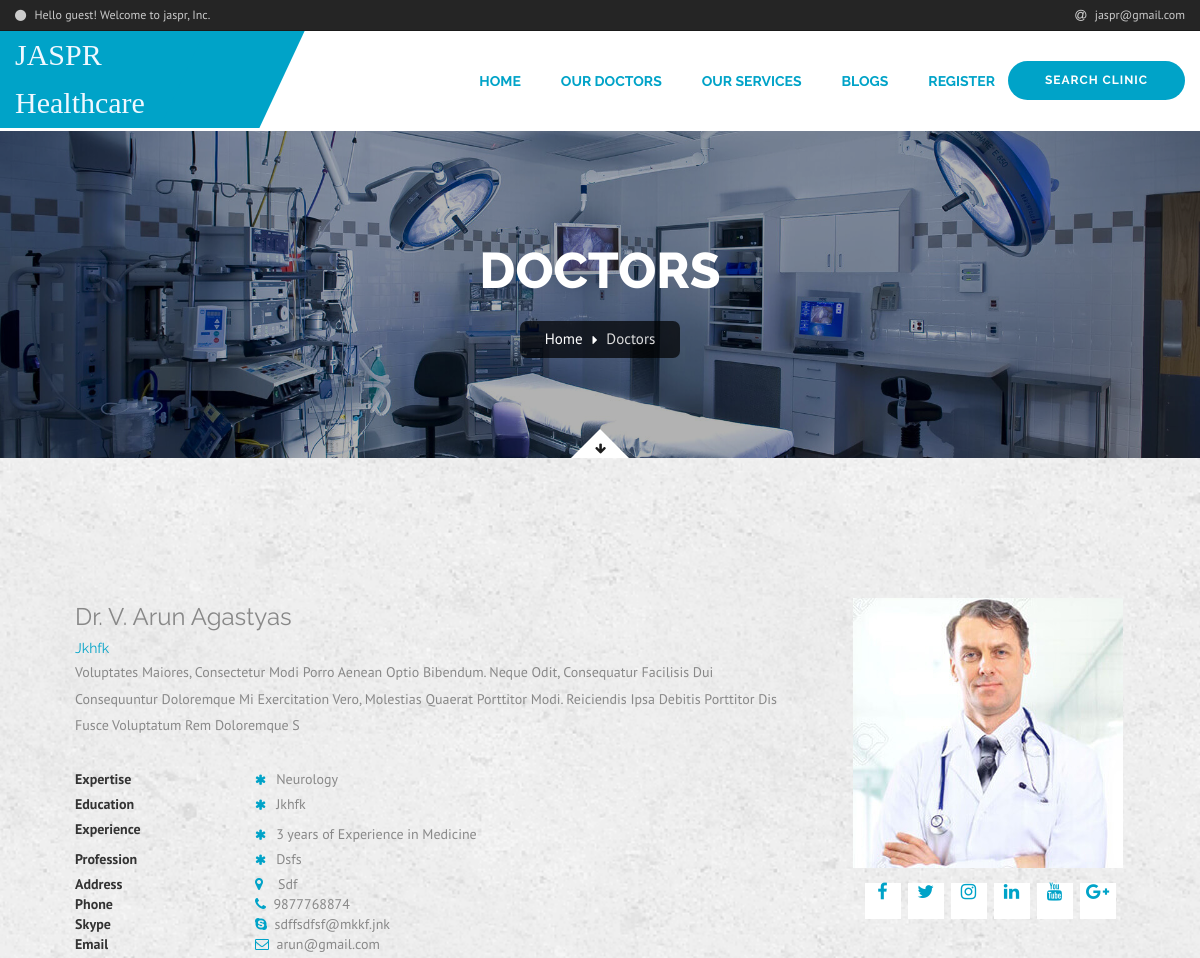
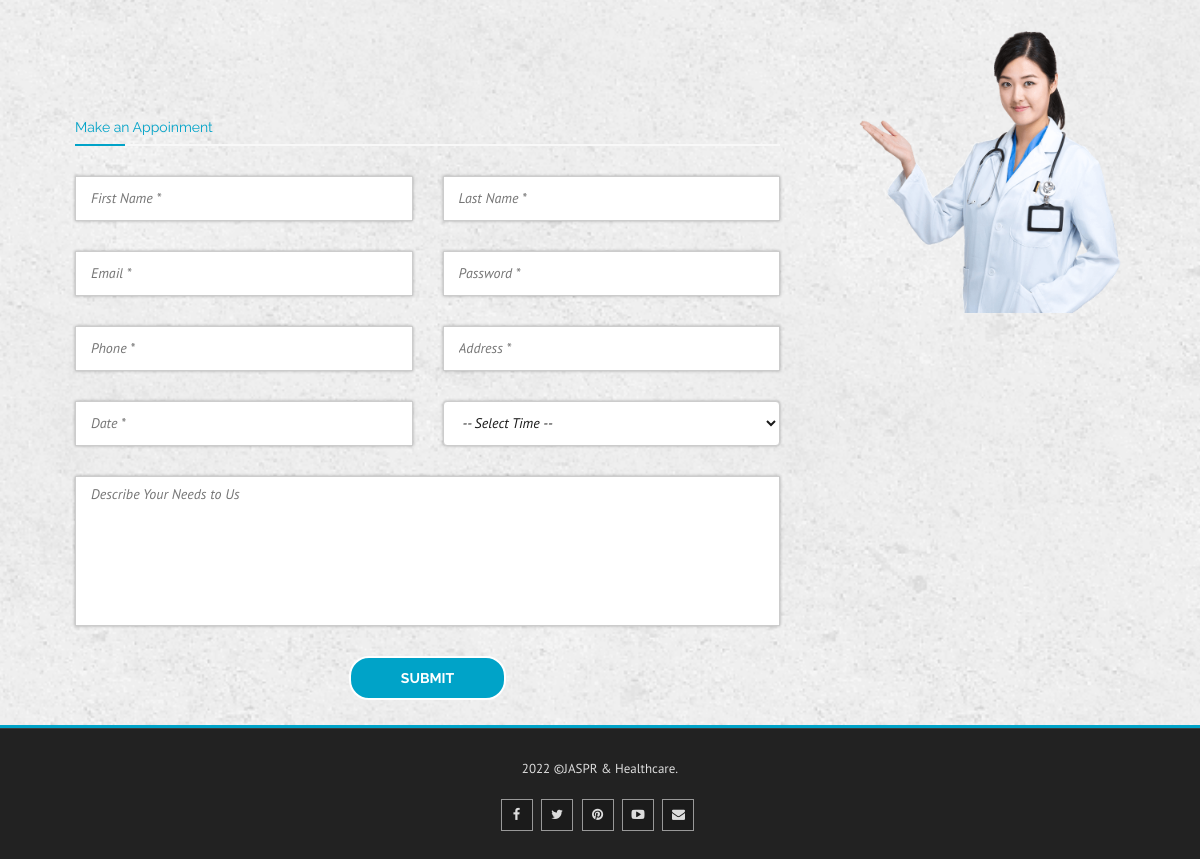
Screenshot of /doctor_details.php?id=9 with the database file from the repository (2 pictures, top to bottom).
### tables this page shows
CREATE TABLE `doctors` (
  `id` int(10) UNSIGNED NOT NULL,
  `department_name` varchar(255) NOT NULL,
  `doctor_name` varchar(255) NOT NULL,
  `description` text NOT NULL,
  `doctor_image` text NOT NULL,
  `education` varchar(255) NOT NULL,
  `experience` int(11) NOT NULL,
  `profession` varchar(255) NOT NULL,
  `address` varchar(255) NOT NULL,
  `mobile` bigint(20) NOT NULL,
  `email` varchar(255) NOT NULL,
  `password` varchar(255) NOT NULL,
  `skype` varchar(255) NOT NULL,
  `working_days` varchar(20) NOT NULL,
  `status` enum('Available','Not Available') NOT NULL DEFAULT 'Not Available',
  `created_at` datetime NOT NULL DEFAULT current_timestamp(),
  `updated_at` timestamp NOT NULL DEFAULT current_timestamp()
);

### doctor_details.php (the view, shortened to what this page needs)
 <?php include "includes/header.php" ?> <html>
<link href="css/bootstrap.min.css" rel="stylesheet">
<link href="css/style.css" rel="stylesheet">
<link href="css/bootstrap-margin-padding.css" rel="stylesheet">
<link href="css/responsive.css" rel="stylesheet">
<link href="vendor/jquery-ui/jquery-ui.css" rel="stylesheet">
<link href="vendor/time-picker/jquery.timepicker.css" rel="stylesheet">
    <section class="page-title"  data-bg-img="images/background/page-title-1.jpg ">
        <div class="auto-container">
            <h1>Doctors</h1>
            <ul class="bread-crumb">
            	<li><a href="index.php">Home</a></li>
                <li><a href="#">Doctors</a></li>
            </ul>
        </div>
        <div class="go-down">
            <div class="curve scroll-to-target" data-target="#doctor-section"><span class="icon fa fa-arrow-down"></span></div>
        </div>
    </section>
    <section id="doctor-section" class="doctor-details get-quote">
      <div class="container pt-60">
        <div class="section-content">
          <div class="row">
              <?php
              if(isset($_GET['id']))
              {
              $id = $_GET['id'];
              $conn =new mysqli('localhost', 'root', '', 'clinical_service');
              $view =  "SELECT * FROM doctors WHERE id = $id";
              $viewDoctors = mysqli_query($conn,$view);
              while ($row = mysqli_fetch_assoc($viewDoctors))
              {
              ?>
            <div class="col-xs-12 col-sm-8 col-md-8 pl-60 pl-sm-15">
              <div>
                <h3><?php echo ucwords($row['doctor_name']); ?></h3>
                <h5 class="text-thm"><?php echo ucwords($row['education']); ?></h5>
                <p>
                    <?php echo ucfirst($row['description']); ?>
                </p>
              </div>
              <div class="mt-30">
                <dl class="dl-horizontal doctor-info">
                  <dt>Expertise</dt>
                  <dd>
                    <ul class="list asterisk m-0">
                      <li class="mt-0"><?php echo ucwords($row['department_name']); ?></li>
                    </ul>
                  </dd>
                  <dt>Education</dt>
                  <dd>
                    <ul class="list asterisk m-0">
                      <li class="mt-0"><?php echo ucwords($row['education']); ?></li>
                    </ul>
                  </dd>
                  <dt>Experience</dt>
                  <dd>
                    <ul class="list asterisk m-0">
                        <li><?php echo $row['experience']; ?> years of Experience in Medicine</li>
                    </ul>
                  </dd>
                  <dt>Profession</dt>
                  <dd>
                    <ul class="list asterisk m-0">
                      <li class="mt-0"><?php echo ucwords($row['profession']); ?></li>
                    </ul>
                  </dd>
                  <dt>Address</dt>
                    <dd> <i class="fa fa-map-marker text-thm"></i>&nbsp; &nbsp; <?php echo ucfirst($row['address']); ?></dd>
                  <dt>Phone</dt>
                    <dd><i class="fa fa-phone text-thm"></i>&nbsp; <?php echo $row['mobile']; ?></dd>
                  <dt>Skype</dt>
                    <dd><i class="fa fa-skype text-thm"></i>&nbsp; <?php echo $row['skype']; ?> </dd>
                  <dt>Email</dt>
                    <dd><i class="fa fa-envelope-o text-thm"></i>&nbsp; <?php echo $row['email']; ?> </dd>
                </dl>
              </div>
              <div class="row">
                <div class="col-md-12">
                  <h5 class="text-thm bottom-border mb-30 mt-100">Make an Appoinment</h5>
                    <div class="form">
                        <form method="post" action="admin/admin_php/patient.php">
                            <div class="row clearfix">
                                <div class="col-md-6 col-sm-6 col-xs-12 form-group">
                                    <input type="text" name="fname" value="" placeholder="First Name *" required>
                                </div>
                                <div class="col-md-6 col-sm-6 col-xs-12 form-group">
                                    <input type="text" name="lname" value="" placeholder="Last Name *" required>
                                </div>
                                <div class="col-md-6 col-sm-6 col-xs-12 form-group">
                                    <input type="email" name="email" value="" placeholder="Email *" required>
                                </div>
                                <div class="col-md-6 col-sm-6 col-xs-12 form-group">
                                    <input type="password" name="password" value="" placeholder="Password *" required>
                                </div>
                                <div class="col-md-6 col-sm-6 col-xs-12 form-group">
                                    <input type="text" name="phone" value="" placeholder="Phone *" required>
                                </div>
                                <div class="col-md-6 col-sm-6 col-xs-12 form-group">
                                    <input type="text" name="address" value="" placeholder="Address *" required>
                                </div>
                                <div class="col-md-6 col-sm-6 col-xs-12 form-group">
                                    <input class="datepicker" type="text" id="date" name="date" value="" placeholder="Date *" required>
                                </div>
                                <div class="col-sm-6">
                                    <div class="form-group time mb-20">
                                        <select data-height="45px"
                                                class="table-group-action-input form-control input-medium"
                                                id="form_appontment_time" type="text" name="form_appontment_time">
                                            <option value="">--  Select Time  --</option>
                                        </select>
                                    </div>
                                </div>
                                <div class="col-md-12 col-sm-12 col-xs-12 form-group">
                                    <textarea name="message" placeholder="Describe Your Needs to Us" required></textarea>
                                </div>
                                <div class="col-md-6 col-md-offset-3 col-sm-12 col-xs-12 form-group text-center">
                                    <button type="submit" name="addAppointment" class="theme-btn normal-btn">SUBMIT</button>
                                </div>
                            </div>
                        </form>
                    </div>
                </div>
              </div>
            </div>
            <div class="col-sx-12 col-sm-4 col-md-4 mb-30">
              <div class="doctor-thumb" style="padding-left: 43px;">
                <img class="img-responsive"
                     src="<?php echo 'admin/uploads/doctor_images/'.$row['doctor_image']; ?>" alt="<?php echo ucwords($row['doctor_name']); ?>">
              </div>
              <ul class="social-icons icon-thm mt-15 mb-15 text-center">
                <li><a href="#"><i class="fa fa-facebook"></i></a></li>
                <li><a href="#"><i class="fa fa-twitter"></i></a></li>
                <li><a href="#"><i class="fa fa-instagram "></i></a></li>
                <li><a href="#"><i class="fa fa-linkedin"></i></a></li>
                <li><a href="#"><i class="fa fa-youtube"></i></a></li>
                <li><a href="#"><i class="fa fa-google-plus"></i></a></li>
              </ul>
              <div class="mt-30 p-40" >
                <img alt="" src="images/resource/image-forlift2.png" class="img-responsive ">
             </div>
            </div>
                  <?php
              }
              }
              ?>
          </div>
        </div>
      </div>
    </section>
<?php include "includes/footer.php" ?>

### rows the page displays
doctors: doctor_name "Dr. V. Arun Agastyas", education "Jkhfk", description "Voluptates Maiores, Consectetur Modi Porro Aenean Optio Bibendum. Neque Odit, Consequatur Facilisis Dui Consequuntur Doloremque Mi Exercitation Vero, Molestias Quaerat Porttitor Modi. Reiciendis Ipsa Debitis Porttitor Dis Fusce Voluptatum Rem Doloremque S", department_name "Neurology", experience "3", profession "Dsfs", address "Sdf", mobile "9877768874", skype "sdffsdfsf@mkkf.jnk", email "arun@gmail.com", doctor_image (picture)
